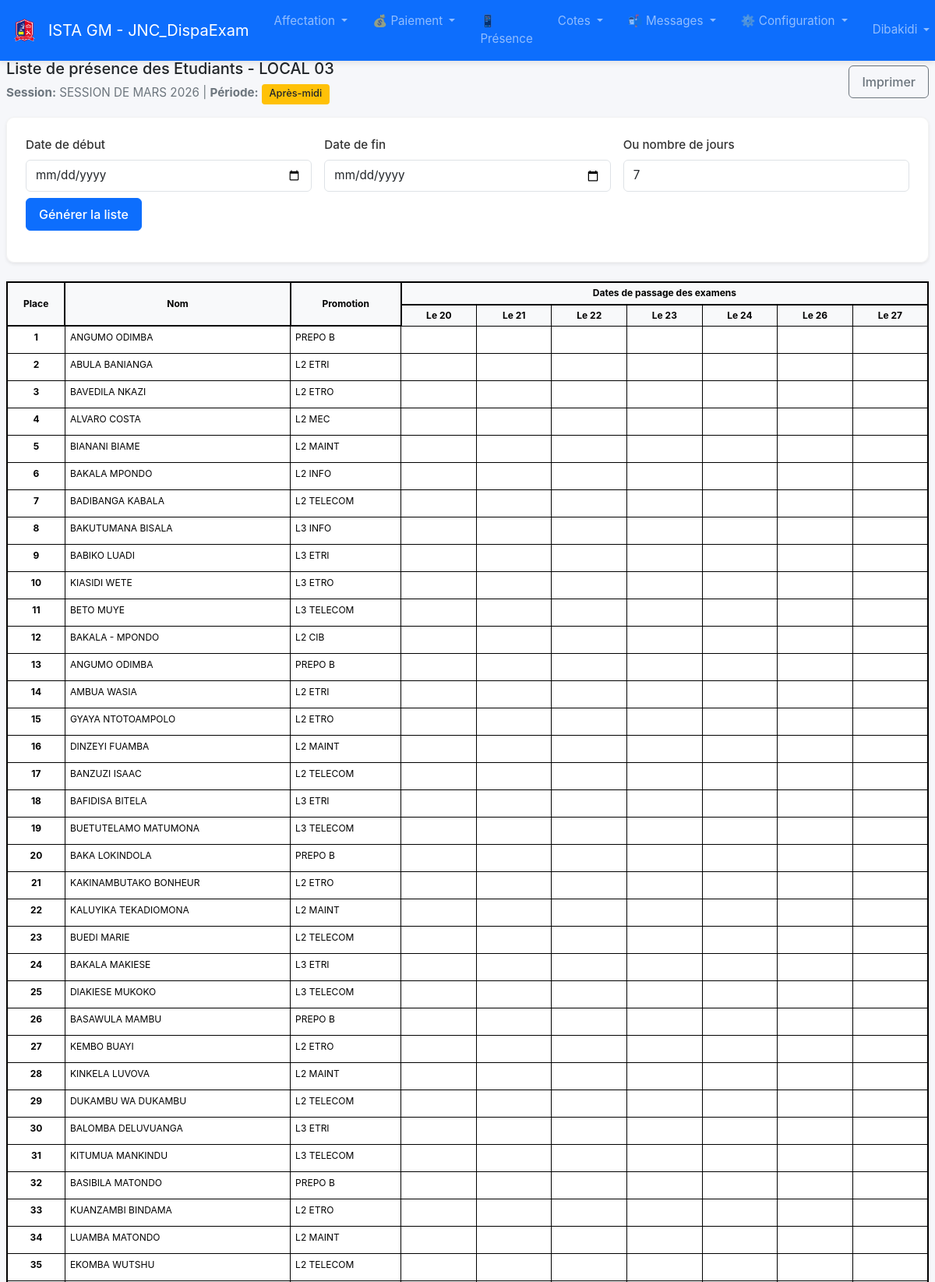
/rooms/3/presence?exam_id=23 (signed in, upper part), run on the app's committed database.
### tables this page shows
CREATE TABLE rooms (
            id INTEGER PRIMARY KEY AUTOINCREMENT,
            name TEXT NOT NULL UNIQUE,
            benches INTEGER NOT NULL DEFAULT 0,
            students_per_bench INTEGER NOT NULL DEFAULT 1
        );

CREATE TABLE "exams" (
                    id INTEGER PRIMARY KEY AUTOINCREMENT,
                    label TEXT NOT NULL,
                    session_type TEXT NOT NULL,
                    promotion_id INTEGER NOT NULL,
                    FOREIGN KEY (promotion_id) REFERENCES promotions(id) ON DELETE CASCADE
                );

CREATE TABLE students (
            id INTEGER PRIMARY KEY AUTOINCREMENT,
            matricule TEXT,
            full_name TEXT NOT NULL,
            promotion_id INTEGER NOT NULL,
            section_id INTEGER, sexe TEXT,
            UNIQUE(matricule),
            FOREIGN KEY (promotion_id) REFERENCES promotions(id) ON DELETE CASCADE,
            FOREIGN KEY (section_id) REFERENCES sections(id) ON DELETE SET NULL
        );

CREATE TABLE promotions (
            id INTEGER PRIMARY KEY AUTOINCREMENT,
            name TEXT NOT NULL UNIQUE
        );

### app.py (the view)
@app.route("/rooms/<int:room_id>/presence")
@login_required
def room_presence(room_id):
    conn = get_db()
    cur = conn.cursor()
    try:
        exam_id = request.args.get("exam_id")
        exam = _get_exam_or_latest(conn, exam_id)
        if not exam:
            flash("Aucun examen disponible.", "warning")
            return redirect(url_for("rooms"))
        start_date_str = request.args.get("start_date", "")
        end_date_str = request.args.get("end_date", "")
        try:
            num_days = int(request.args.get("num_days", "7"))
        except (ValueError, TypeError):
            num_days = 7  # Valeur par défaut si erreur de conversion
        cur.execute("SELECT name FROM rooms WHERE id = ?", (room_id,))
        room = cur.fetchone()
        room_name = room["name"] if room else "Local inconnu"
        cur.execute(
            """
            SELECT a.id as assignment_id, a.seat_number, s.full_name, s.matricule, p.name AS promotion_name
            FROM assignments a
            JOIN students s ON a.student_id = s.id
            JOIN promotions p ON s.promotion_id = p.id
            WHERE a.room_id = ? AND a.exam_id = ?
            ORDER BY a.seat_number
            """,
            (room_id, exam["id"]),
        )
        rows = cur.fetchall()
        cur.execute("""
            SELECT assignment_id, status, strftime('%d', scanned_at) as scan_day
            FROM presence
            WHERE assignment_id IN (SELECT id FROM assignments WHERE room_id = ? AND exam_id = ?)
        """, (room_id, exam['id']))
        presence_records = cur.fetchall()
        presence_data = {}
        for record in presence_records:
            aid = record['assignment_id']
            day = record['scan_day']
            status = record['status']
            if aid not in presence_data:
                presence_data[aid] = {}
            presence_data[aid][day] = status
        dates = []
        if start_date_str and end_date_str:
            try:
                from datetime import timedelta
                start_date = datetime.strptime(start_date_str, "%Y-%m-%d")
                end_date = datetime.strptime(end_date_str, "%Y-%m-%d")
                current = start_date
                while current <= end_date:
                    if current.weekday() != 6:  # 0=lundi, 6=dimanche
                        dates.append(current.strftime("%d"))
                    current = current + timedelta(days=1)
            except:
                from datetime import timedelta
                current = datetime.now()
                count = 0
                while count < num_days:
                    if current.weekday() != 6:  # Exclure les dimanches
                        dates.append(current.strftime("%d"))
                        count += 1
                    current = current + timedelta(days=1)
        else:
            from datetime import timedelta
            current = datetime.now()
            count = 0
            while count < num_days:
                if current.weekday() != 6:  # Exclure les dimanches
                    dates.append(current.strftime("%d"))
                    count += 1
                current = current + timedelta(days=1)
        return render_template("presence.html", rows=rows, exam=exam, room_name=room_name, dates=dates, presence_data=presence_data)
    except Exception as e:
        flash(f"Erreur lors de la récupération de la liste de présence: {str(e)}", "danger")
        return redirect(url_for("rooms"))

### app.py (called while the page is built, shortened)
@app.context_processor
def inject_unread_count():
    return {'unread_messages_count': get_unread_messages_count()}

def get_db():
    if "db" not in g:
        g.db = get_connection()
    return g.db

def _get_exam_or_latest(conn, exam_id=None):
    cur = conn.cursor()
    if exam_id:
        cur.execute(
            """SELECT e.id, e.label, e.session_type,
               GROUP_CONCAT(p.name, ', ') as promotion_name
               FROM exams e
               LEFT JOIN exam_promotions ep ON e.id = ep.exam_id
               LEFT JOIN promotions p ON ep.promotion_id = p.id
               WHERE e.id = ?
               GROUP BY e.id, e.label, e.session_type""",
            (exam_id,)
        )
        return cur.fetchone()
    exams = _get_exams(conn)
    return exams[0] if exams else None

def login_required(f):
    @wraps(f)
    def decorated_function(*args, **kwargs):
        if 'user_id' not in session:
            flash("Vous devez vous connecter pour accéder à cette page.", "warning")
            return redirect(url_for('login'))
        return f(*args, **kwargs)
    return decorated_function

def get_unread_messages_count():
    if 'user_id' not in session:
        return 0
    conn = get_db()
    cur = conn.cursor()
    user_id = session.get('user_id')
    is_admin = session.get('is_admin', False)
    if is_admin:
        cur.execute("SELECT COUNT(*) as count FROM messages WHERE is_read = 0")
    result = cur.fetchone()
    return result['count'] if result else 0

def get_unread_notifications_count():
    if 'user_id' not in session:
        return 0
    conn = get_db()
    cur = conn.cursor()
    user_id = session.get('user_id')
    cur.execute("SELECT COUNT(*) as count FROM notifications WHERE user_id = ? AND is_read = 0", (user_id,))
    result = cur.fetchone()
    return result['count'] if result else 0

def get_recent_notifications(limit=5):
    if 'user_id' not in session:
        return []
    conn = get_db()
    cur = conn.cursor()
    user_id = session.get('user_id')
    cur.execute("""
        SELECT id, message, created_at, is_read
        FROM notifications
        WHERE user_id = ?
        ORDER BY created_at DESC
        LIMIT ?
    """, (user_id, limit))
    notifications_raw = cur.fetchall()
    return [dict(notif) for notif in notifications_raw]

### database.py (called while the page is built)
def get_connection():
    conn = sqlite3.connect(DB_PATH, check_same_thread=False)
    conn.row_factory = sqlite3.Row
    return conn

### templates/presence.html (shortened to what this page needs)
{% extends "base.html" %}
{% block content %}
<div class="mb-3">
  <div class="d-flex justify-content-between align-items-center">
    <div>
      <h5>Liste de présence des Etudiants - {{ room_name }}</h5>
      <p class="text-muted mb-0">
        <strong>Session:</strong> {{ exam['label'] }} |
        <strong>Période:</strong>
        {% if exam['session_type'] == 'Matin' %}
          <span class="badge bg-info text-dark">Matin</span>
        {% elif exam['session_type'] == 'Après-midi' %}
          <span class="badge bg-warning text-dark">Après-midi</span>
        {% else %}
          {{ exam['session_type'] or 'Non définie' }}
        {% endif %}
      </p>
    </div>
    <button class="btn btn-outline-secondary" onclick="window.print()">Imprimer</button>
  </div>
</div>
<div class="card shadow-sm">
  <div class="card-body">
    <form method="get" class="mb-3">
      <div class="row g-3">
        <div class="col-md-4">
          <label class="form-label">Date de début</label>
          <input type="date" name="start_date" class="form-control" value="{{ request.args.get('start_date', '') }}">
        </div>
        <div class="col-md-4">
          <label class="form-label">Date de fin</label>
          <input type="date" name="end_date" class="form-control" value="{{ request.args.get('end_date', '') }}">
        </div>
        <div class="col-md-4">
          <label class="form-label">Ou nombre de jours</label>
          <input type="number" name="num_days" class="form-control" value="{{ request.args.get('num_days', '7') }}" min="1" max="31">
        </div>
      </div>
      <button type="submit" class="btn btn-primary mt-2">Générer la liste</button>
    </form>
  </div>
</div>
<table class="table table-bordered table-sm" style="font-size: 12px; line-height: 1.2; border: 2px solid #000;">
  <thead class="table-light" style="background-color: #f0f0f0;">
    <tr>
      <th rowspan="2" style="vertical-align: middle; text-align: center; padding: 6px; border: 2px solid #000; font-weight: bold;">Place</th>
      <th rowspan="2" style="vertical-align: middle; text-align: center; padding: 6px; border: 2px solid #000; font-weight: bold;">Nom</th>
      <th rowspan="2" style="vertical-align: middle; text-align: center; padding: 6px; border: 2px solid #000; font-weight: bold;">Promotion</th>
      <th colspan="{{ dates|length }}" style="text-align: center; padding: 6px; border: 2px solid #000; font-weight: bold;">Dates de passage des examens</th>
    </tr>
    <tr>
      {% for date in dates %}
      <th style="text-align: center; min-width: 60px; padding: 6px; border: 1px solid #000; font-weight: bold;">Le {{ date }}</th>
      {% endfor %}
    </tr>
  </thead>
  <tbody>
    {% for r in rows %}
      <tr style="line-height: 1.3;">
        <td style="text-align: center; padding: 6px; border: 1px solid #000; font-weight: bold;">{{ r['seat_number'] }}</td>
        <td style="padding: 6px; border: 1px solid #000;">{{ r['full_name'] }}</td>
        <td style="padding: 6px; border: 1px solid #000;">{{ r['promotion_name'] }}</td>
        {% for date in dates %}
        <td style="text-align: center; min-width: 60px; height: 35px; padding: 6px; border: 1px solid #000;">
          {% set status = presence_data.get(r['assignment_id'], {}).get(date, '') %}
        </td>
        {% endfor %}
      </tr>
    {% else %}
      <tr>
        <td colspan="{{ 3 + dates|length }}" class="text-center text-muted" style="border: 1px solid #000; padding: 10px;">Aucune donnée.</td>
      </tr>
    {% endfor %}
  </tbody>
</table>
{% endblock %}

### static/styles.css (style rules this page uses)
* { box-sizing: border-box; }
html, body { height: 100%; margin: 0; padding: 0; }
body { background: #f6f7fb; font-family: -apple-system, BlinkMacSystemFont, "Segoe UI", Roboto, "Helvetica Neue", Arial, sans-serif; font-size: 0.95rem; line-height: 1.5; }
.card { border: none; border-radius: 10px; margin-bottom: 1.5rem; transition: all 0.3s ease; }
.card-body { padding: 1.5rem; }
.btn { border-radius: 6px; padding: 0.5rem 1rem; font-weight: 500; transition: all 0.2s ease; white-space: nowrap; display: inline-block; text-decoration: none; vertical-align: middle; }
.form-control, .form-select { border-radius: 6px; border: 1px solid #dee2e6; padding: 0.5rem 0.75rem; font-size: 0.95rem; }
.form-label { font-weight: 500; margin-bottom: 0.5rem; color: #333; }
.table { margin-bottom: 0; font-size: 0.9rem; }
.table thead { background-color: #f8f9fa; font-weight: 600; color: #333; }
.table th { border-color: #dee2e6; padding: 0.75rem; }
.table td { padding: 0.75rem; border-color: #dee2e6; }
.badge { padding: 0.4rem 0.6rem; font-size: 0.8rem; font-weight: 500; border-radius: 4px; }
.text-muted { color: #6c757d !important; }

### data on the page
rooms: name "LOCAL 03"
exams: label "SESSION DE MARS 2026"
students: seat_number "1", full_name "ANGUMO ODIMBA", promotion_name "PREPO B"
students: seat_number "2", full_name "ABULA BANIANGA", promotion_name "L2 ETRI"
students: seat_number "3", full_name "BAVEDILA NKAZI", promotion_name "L2 ETRO"
students: seat_number "4", full_name "ALVARO COSTA", promotion_name "L2 MEC"
students: seat_number "5", full_name "BIANANI BIAME", promotion_name "L2 MAINT"
students: seat_number "6", full_name "BAKALA MPONDO", promotion_name "L2 INFO"
students: seat_number "7", full_name "BADIBANGA KABALA", promotion_name "L2 TELECOM"
students: seat_number "8", full_name "BAKUTUMANA BISALA", promotion_name "L3 INFO"
students: seat_number "9", full_name "BABIKO LUADI", promotion_name "L3 ETRI"
students: seat_number "10", full_name "KIASIDI WETE", promotion_name "L3 ETRO"
students: seat_number "11", full_name "BETO MUYE", promotion_name "L3 TELECOM"
students: seat_number "12", full_name "BAKALA - MPONDO", promotion_name "L2 CIB"
students: seat_number "13", full_name "ANGUMO ODIMBA", promotion_name "PREPO B"
students: seat_number "14", full_name "AMBUA WASIA", promotion_name "L2 ETRI"
students: seat_number "15", full_name "GYAYA NTOTOAMPOLO", promotion_name "L2 ETRO"
students: seat_number "16", full_name "DINZEYI FUAMBA", promotion_name "L2 MAINT"
students: seat_number "17", full_name "BANZUZI ISAAC", promotion_name "L2 TELECOM"
students: seat_number "18", full_name "BAFIDISA BITELA", promotion_name "L3 ETRI"
students: seat_number "19", full_name "BUETUTELAMO MATUMONA", promotion_name "L3 TELECOM"
students: seat_number "20", full_name "BAKA LOKINDOLA", promotion_name "PREPO B"
students: seat_number "21", full_name "KAKINAMBUTAKO BONHEUR", promotion_name "L2 ETRO"
students: seat_number "22", full_name "KALUYIKA TEKADIOMONA", promotion_name "L2 MAINT"
students: seat_number "23", full_name "BUEDI MARIE", promotion_name "L2 TELECOM"
students: seat_number "24", full_name "BAKALA MAKIESE", promotion_name "L3 ETRI"
students: seat_number "25", full_name "DIAKIESE MUKOKO", promotion_name "L3 TELECOM"
students: seat_number "26", full_name "BASAWULA MAMBU", promotion_name "PREPO B"
students: seat_number "27", full_name "KEMBO BUAYI", promotion_name "L2 ETRO"
students: seat_number "28", full_name "KINKELA LUVOVA", promotion_name "L2 MAINT"
students: seat_number "29", full_name "DUKAMBU WA DUKAMBU", promotion_name "L2 TELECOM"
students: seat_number "30", full_name "BALOMBA DELUVUANGA", promotion_name "L3 ETRI"
students: seat_number "31", full_name "KITUMUA MANKINDU", promotion_name "L3 TELECOM"
students: seat_number "32", full_name "BASIBILA MATONDO", promotion_name "PREPO B"
students: seat_number "33", full_name "KUANZAMBI BINDAMA", promotion_name "L2 ETRO"
students: seat_number "34", full_name "LUAMBA MATONDO", promotion_name "L2 MAINT"
students: seat_number "35", full_name "EKOMBA WUTSHU", promotion_name "L2 TELECOM"

### other printed values
{{ session.get('username', 'Utilisateur') }} "Dibakidi"
{{ date }} "20" "21" "22" "23" "24" "26" "27"
